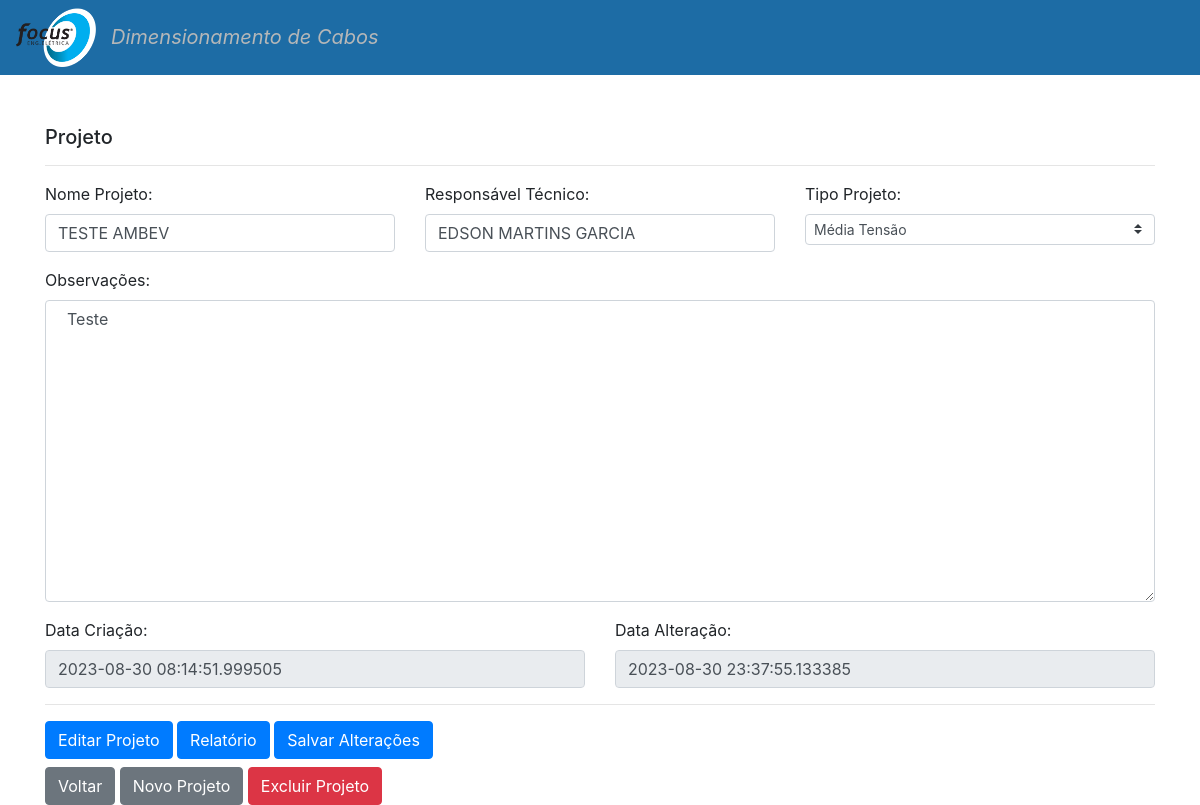
The page /projeto?id_projeto=51 on the database its author committed.
### tables this page shows
CREATE TABLE TB_PROJETOS (
                                        id integer PRIMARY KEY autoincrement,
                                        nome_projeto text NOT NULL,
                                        responsavel_tecnico varchar(200),
                                        observacao varchar(1000),
                                        data_criacao datetime,
                                        data_atualizacao datetime
                                    );

### app.py (the view, shortened to what this page needs)
@app.route('/projeto', methods=['GET', 'POST'])
def formProjeto():
    if request.method == 'GET' and request.args.get('id_projeto'):
        id_projeto = request.args.get('id_projeto')
        conn.cursor.execute(f"SELECT * FROM TB_PROJETOS WHERE ID = {id_projeto}")
        data = conn.cursor.fetchone()
        return render_template('formProjeto.html', data = data)

### templates/formProjeto.html (shortened to what this page needs)
{% extends "header.html" %}
{% block body %}
<div class="container" style="margin-top:50px">
  <form action="/projeto" method="post" onsubmit="return alert('Dados Salvos com sucesso!')" >
    <h5> Projeto </h5>
    <hr>
    <div class="row">
        <div class="col">
          <label for="nome_projeto" class="form-label">Nome Projeto:
        </label>
          <input type="text" class="form-control" name="nome_projeto" value= "{{data[1]}}" >
        </div>
        <div class="col">
          <label for="potencia" class="form-label">Responsável Técnico:</label>
          <input type="text" class="form-control" name="responsavel_tecnico" value="{{data[2]}}">
        </div>
        <div class="col">
          <label for="material" class="form-label">Tipo Projeto: </label>
          <select class="custom-select custom-select-sm" id="material" name="material" value="{{data[1]}}">
            <option value="Cobre" {% if data[1]=="Cobre" %} selected {% endif %}>Média Tensão</option>
          </select>
        </div>
      </div>
    <div class="row mt-3">
        <div class="col">
          <label for="observacao" class="form-label">Observações: </label>
          <textarea class="form-control" name="observacao" rows="12" cols="50">{{data[3]}}</textarea>
        </div>
      </div>
    <div class="row mt-3">
        <div class="col">
          <label for="data_criacao" class="form-label">Data Criação:</label>
          <input type="datetime" class="form-control" name="data_criacao" value="{{data[4]}}" disabled>
        </div>
        <div class="col">
          <label for="data_alteracao" class="form-label">Data Alteração:</label>
          <input type="datetime" class="form-control" name="data_alteracao" value="{{data[5]}}" disabled>
        </div>
      </div>
      <hr>
      <button type="button" class="btn btn-primary" onclick="window.location='/parametros?id={{data[0]}}'"> Editar Projeto </button>
      <button type="button" class="btn btn-primary" onclick="window.location='/relatorio?id={{data[0]}}'"> Relatório </button>
      <button type="submit" class="btn btn-primary">Salvar Alterações</button>
</form>
      <form action="/del_proj" method="POST" onsubmit="return confirm('Confirma Exclusão do Projeto {{data[1]}} ? \n\nAtenção! Essa ação não pode ser desfeita.')">
        <button type="button" class="btn btn-secondary mt-2" onclick="window.location='/'"> Voltar </button>
        <button type="button" class="btn btn-secondary mt-2" onclick="window.location='/novo_projeto'">Novo Projeto</button>
        <button type="submit" class="btn btn-danger mt-2">Excluir Projeto</button>
      </form>
</div>
{% endblock %}

### rows shown on the page
TB_PROJETOS: nome_projeto "TESTE AMBEV", responsavel_tecnico "EDSON MARTINS GARCIA", material "Média Tensão", observacao "Teste", data_criacao "2023-08-30 08:14:51.999505", data_alteracao "2023-08-30 23:37:55.133385"
